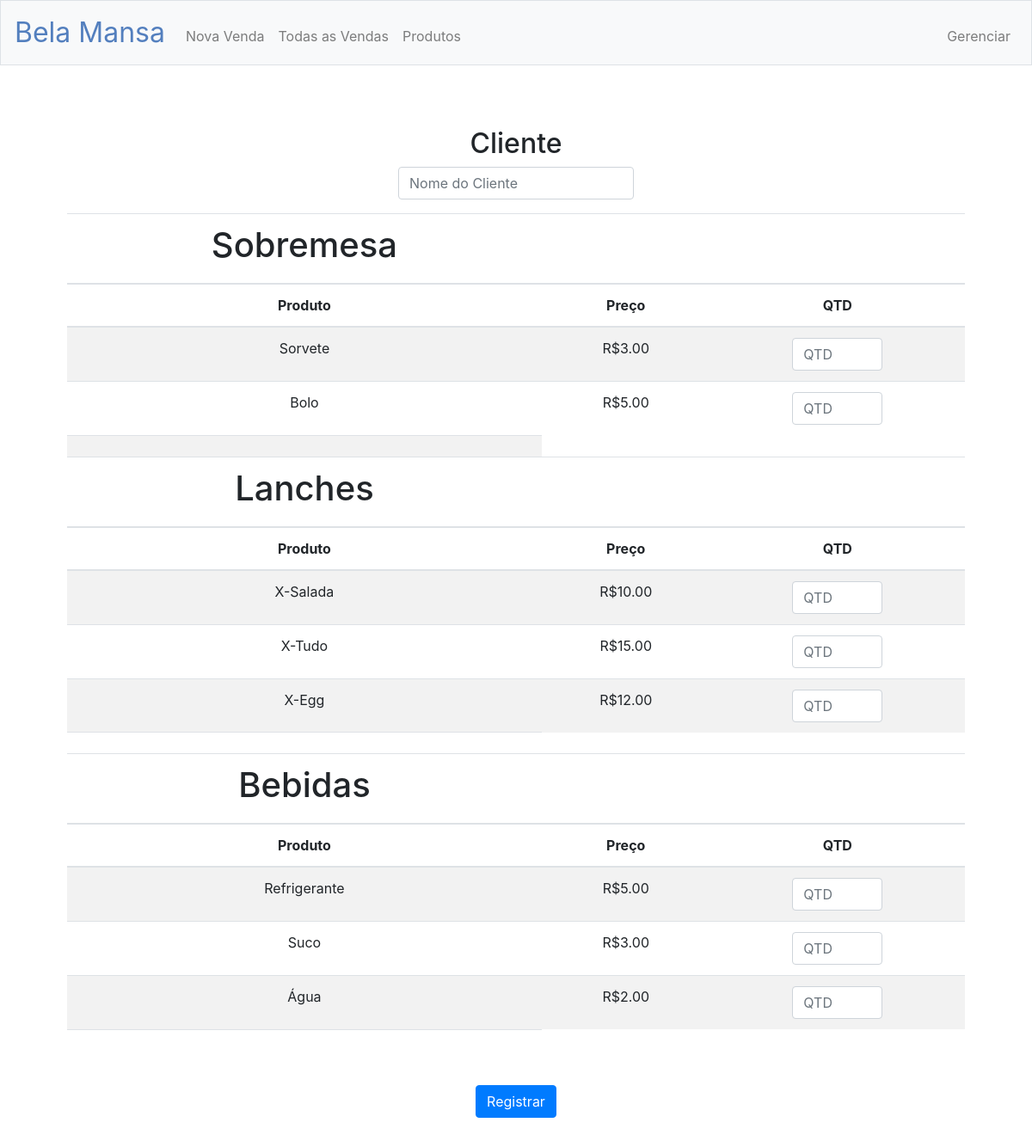
Page /venda on the committed database.
### tables this page shows
CREATE TABLE "categorias" (
	"id_categoria"	INTEGER,
	"nome_categoria"	VARCHAR(255) NOT NULL,
	"ordem"	INTEGER,
	PRIMARY KEY("id_categoria")
);

CREATE TABLE "produtos" (
	"id_produto"	INTEGER,
	"nome_produto"	VARCHAR(255),
	"preco"	DECIMAL(20, 2),
	"id_categoria"	INTEGER,
	"ativo"	BIT,
	PRIMARY KEY("id_produto")
);

### app.py (the view)
@app.route("/venda", methods=["GET", "POST"])
def venda():
    from datetime import date, datetime
    if request.method == "POST":
        db.execute("DELETE FROM venda_temporaria")
        lista_produtos = db.execute("SELECT nome_produto FROM produtos")
        senha = db.execute("SELECT senha FROM senhas")[0]['senha']
        now = datetime.now()
        data_venda = now.strftime("%Y-%m-%d %H:%M:%S")
        cliente = request.form['cliente']
        for produto in lista_produtos:
            produto = produto['nome_produto']
            qtd = request.form[produto]
            if not qtd == "":
                if int(qtd) > 0:
                    qtd = int(qtd)
                    id_produto = db.execute("SELECT id_produto FROM produtos WHERE nome_produto=:produto", produto=produto)
                    id_produto = id_produto[0]['id_produto']
                    total_produto = db.execute("SELECT preco FROM produtos WHERE nome_produto=:produto", produto=produto)
                    total_produto = total_produto[0]['preco'] * qtd
                    db.execute(
                        "INSERT INTO venda_temporaria (nome_produto,id_produto,qtd, total_produtos,data_venda,cliente,senha) VALUES (:nome_produto,:id_produto, :qtd, :valor,:data_venda,:cliente,:senha)",
                         nome_produto=produto,id_produto=id_produto, qtd=qtd, valor=total_produto,data_venda=data_venda,cliente=cliente,senha=senha)
        cf_venda = db.execute("SELECT * FROM venda_temporaria")
        total_compra = db.execute("SELECT SUM(total_produtos) FROM venda_temporaria")[0]['SUM(total_produtos)']
        return render_template("confirmarvenda.html",cf_venda=cf_venda,total_compra=total_compra,cliente=cliente)
    else:
        lista_categorias = db.execute("SELECT nome_categoria FROM categorias")
        prod_categorias = []
        for categoria in lista_categorias:
            categoria = categoria['nome_categoria']
            id_categoria = \
            db.execute("SELECT id_categoria FROM categorias WHERE nome_categoria=:categoria", categoria=categoria)[0][
                'id_categoria']
            lista_produtos = db.execute("SELECT nome_produto, preco FROM produtos WHERE id_categoria=:id_categoria",
                                        id_categoria=id_categoria)
            prod_categorias.append(
                {"categoria": categoria, "lista_produtos": lista_produtos, 'id_categoria': id_categoria})
        return render_template("venda.html", prod_categorias=prod_categorias)

### app.py (called while the page is built)
@app.after_request
def after_request(response):
    response.headers["Cache-Control"] = "no-cache, no-store, must-revalidate"
    response.headers["Expires"] = 0
    response.headers["Pragma"] = "no-cache"
    return response

### templates/venda.html (shortened to what this page needs)
{% extends "layout.html" %}
{% block main %}
<br>
    <form action="/venda" method="post">
        <h2>Cliente</h2>
        <div class="form-group">
            <input autocomplete="off" autofocus class="form-control" name="cliente" placeholder="Nome do Cliente" type="text">
        </div>
        <table class="table table-striped">
            {% for item in prod_categorias %}
            <thead>
                <tr>
                <th><h1>{{item['categoria']}}</h1></th>
                <th></th>
                <th></th>
                </tr>
                <tr>
                    <th>Produto</th>
                    <th>Preço</th>
                    <th>QTD</th>
                </tr>
            </thead>
            <tbody>
                {% for produto in item['lista_produtos'] %}
                    <tr>
                        <td>{{produto['nome_produto']}}</td>
                        <td>R${{"{:.2f}".format(produto['preco'])}}</td>
                        <td><input autocomplete="off" autofocus class="form-control" name="{{produto['nome_produto']}}" placeholder="QTD" type="number" max="99"  min="0" size="2"></td>
                    </tr>
                {% endfor %}
            <tr>
                <td></td>
            </tr>
            </tbody>
            {% endfor %}
        </table>
<br>
        <button class="btn btn-primary" type="submit">Registrar</button>
        </form>
{% endblock %}

### static/styles.css (style rules this page uses)
main .form-control { display: inline-block; width: auto; }

### rows in the picture
categorias: categoria "Sobremesa"
produtos: nome_produto "Sorvete", preco "3.00"
produtos: nome_produto "Bolo", preco "5.00"
categorias: categoria "Lanches"
produtos: nome_produto "X-Salada", preco "10.00"
produtos: nome_produto "X-Tudo", preco "15.00"
produtos: nome_produto "X-Egg", preco "12.00"
categorias: categoria "Bebidas"
produtos: nome_produto "Refrigerante", preco "5.00"
produtos: nome_produto "Suco", preco "3.00"
produtos: nome_produto "Água", preco "2.00"
